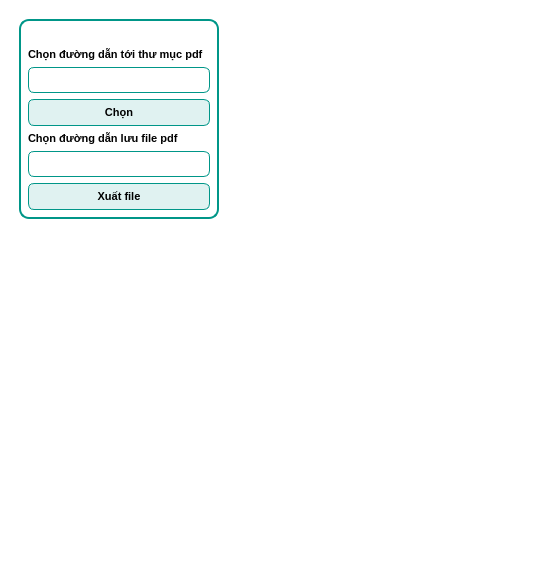
<?xml version="1.0" encoding="UTF-8"?>
<ui version="4.0">
 <author>Wanderson M. Pimenta</author>
 <class>MainWindow</class>
 <widget class="QMainWindow" name="MainWindow">
  <property name="geometry">
   <rect>
    <x>0</x>
    <y>0</y>
    <width>545</width>
    <height>569</height>
   </rect>
  </property>
  <property name="minimumSize">
   <size>
    <width>300</width>
    <height>100</height>
   </size>
  </property>
  <property name="maximumSize">
   <size>
    <width>545</width>
    <height>569</height>
   </size>
  </property>
  <property name="font">
   <font>
    <pointsize>20</pointsize>
   </font>
  </property>
  <property name="windowTitle">
   <string>MainWindow</string>
  </property>
  <property name="styleSheet">
   <string notr="true">
background: transparent;</string>
  </property>
  <widget class="QWidget" name="styleSheet">
   <property name="font">
    <font>
     <family>Segoe UI</family>
     <pointsize>10</pointsize>
     <italic>false</italic>
     <bold>false</bold>
    </font>
   </property>
   <property name="styleSheet">
    <string notr="true">/* NỀN: ảnh auto fit */
#styleSheet {
    border-image: url(:/images/images/images/test.jpg) 0 0 0 0 stretch stretch;
}

/* KHUNG: chỉ viền + nền bán trong suốt (không che nền) */
#widget_2 {
    border-radius: 10px;
    border: 2px solid #009688;
    background-color: rgba(255, 255, 255, 200);  /* 0..255 =&gt; tăng giảm độ mờ */
    /* nếu muốn hoàn toàn trong suốt: background-color: transparent; */
}

/* Label trong khung: chữ xanh, nền trong suốt */
#widget_2 QLabel {
    color: #009688;
    background: transparent;
    font-weight: 600;
}

/* LineEdit trong khung: nền trắng, viền xanh để dễ đọc */
#widget_2 QLineEdit {
    background: #ffffff;
    color: #000;
    border: 1px solid #009688;
    border-radius: 6px;
    padding: 4px 6px;
}

/* Button trong khung: xanh rất nhạt + hover đậm hơn */
#widget_2 QPushButton {
    background-color: #e0f2f1;      /* xanh nhạt */
    color: #000;
    border: 1px solid #009688;
    border-radius: 6px;
    padding: 6px 10px;
}
#widget_2 QPushButton:hover {
    background-color: #b2dfdb;
}

/* openGLWidget nếu nằm trong khung */
#widget_2 QOpenGLWidget, 
#openGLWidget {
    background: #ffffff;            /* tránh dính ảnh nền */
    border: 1px solid #009688;
    border-radius: 6px;
}
</string>
   </property>
   <layout class="QGridLayout" name="gridLayout">
    <item row="0" column="0">
     <widget class="QFrame" name="frame_2">
      <property name="minimumSize">
       <size>
        <width>0</width>
        <height>0</height>
       </size>
      </property>
      <property name="font">
       <font>
        <family>Segoe UI</family>
        <pointsize>10</pointsize>
        <italic>false</italic>
        <bold>false</bold>
       </font>
      </property>
      <property name="layoutDirection">
       <enum>Qt::LeftToRight</enum>
      </property>
      <property name="styleSheet">
       <string notr="true"/>
      </property>
      <property name="frameShape">
       <enum>QFrame::StyledPanel</enum>
      </property>
      <property name="frameShadow">
       <enum>QFrame::Raised</enum>
      </property>
      <layout class="QGridLayout" name="gridLayout_2">
       <item row="0" column="0">
        <widget class="QWidget" name="widget_2" native="true">
         <property name="maximumSize">
          <size>
           <width>200</width>
           <height>200</height>
          </size>
         </property>
         <property name="styleSheet">
          <string notr="true"/>
         </property>
         <layout class="QGridLayout" name="gridLayout_3">
          <item row="0" column="0">
           <widget class="QLabel" name="label_2">
            <property name="maximumSize">
             <size>
              <width>24</width>
              <height>24</height>
             </size>
            </property>
            <property name="text">
             <string/>
            </property>
            <property name="pixmap">
             <pixmap resource="resources.qrc">:/images/images/images/logo2.jpg</pixmap>
            </property>
            <property name="scaledContents">
             <bool>true</bool>
            </property>
           </widget>
          </item>
          <item row="1" column="0">
           <widget class="QLabel" name="label_3">
            <property name="maximumSize">
             <size>
              <width>300</width>
              <height>40</height>
             </size>
            </property>
            <property name="styleSheet">
             <string notr="true">font-size: 8pt;
font-weight: bold;
color:black;</string>
            </property>
            <property name="text">
             <string>Chọn đường dẫn tới thư mục pdf</string>
            </property>
           </widget>
          </item>
          <item row="2" column="0">
           <widget class="QLineEdit" name="lineEdit_2">
            <property name="maximumSize">
             <size>
              <width>300</width>
              <height>16777215</height>
             </size>
            </property>
            <property name="styleSheet">
             <string notr="true">font-size: 8pt;
font-weight: bold;
color:black;</string>
            </property>
           </widget>
          </item>
          <item row="3" column="0">
           <widget class="QPushButton" name="pushButton_2">
            <property name="maximumSize">
             <size>
              <width>300</width>
              <height>16777215</height>
             </size>
            </property>
            <property name="font">
             <font>
              <family>Segoe UI</family>
              <pointsize>8</pointsize>
              <italic>false</italic>
              <bold>true</bold>
             </font>
            </property>
            <property name="styleSheet">
             <string notr="true">font-size: 8pt;
font-weight: bold;
color:black;</string>
            </property>
            <property name="text">
             <string>Chọn</string>
            </property>
           </widget>
          </item>
          <item row="4" column="0">
           <widget class="QLabel" name="label_5">
            <property name="maximumSize">
             <size>
              <width>300</width>
              <height>40</height>
             </size>
            </property>
            <property name="styleSheet">
             <string notr="true">font-size: 8pt;
font-weight: bold;
color:black;</string>
            </property>
            <property name="text">
             <string>Chọn đường dẫn lưu file pdf</string>
            </property>
           </widget>
          </item>
          <item row="5" column="0">
           <widget class="QLineEdit" name="lineEdit_3">
            <property name="maximumSize">
             <size>
              <width>300</width>
              <height>16777215</height>
             </size>
            </property>
            <property name="styleSheet">
             <string notr="true">font-size: 8pt;
font-weight: bold;
color:black;</string>
            </property>
           </widget>
          </item>
          <item row="6" column="0">
           <widget class="QPushButton" name="pushButton_3">
            <property name="maximumSize">
             <size>
              <width>300</width>
              <height>16777215</height>
             </size>
            </property>
            <property name="styleSheet">
             <string notr="true">font-size: 8pt;
font-weight: bold;
color:black;</string>
            </property>
            <property name="text">
             <string>Xuất file</string>
            </property>
           </widget>
          </item>
         </layout>
        </widget>
       </item>
       <item row="0" column="1">
        <widget class="QWidget" name="widget_3" native="true"/>
       </item>
       <item row="1" column="0">
        <widget class="QWidget" name="widget" native="true"/>
       </item>
       <item row="1" column="1">
        <widget class="QWidget" name="widget_4" native="true"/>
       </item>
      </layout>
     </widget>
    </item>
   </layout>
  </widget>
 </widget>
 <resources>
  <include location="resources.qrc"/>
 </resources>
 <connections/>
</ui>
